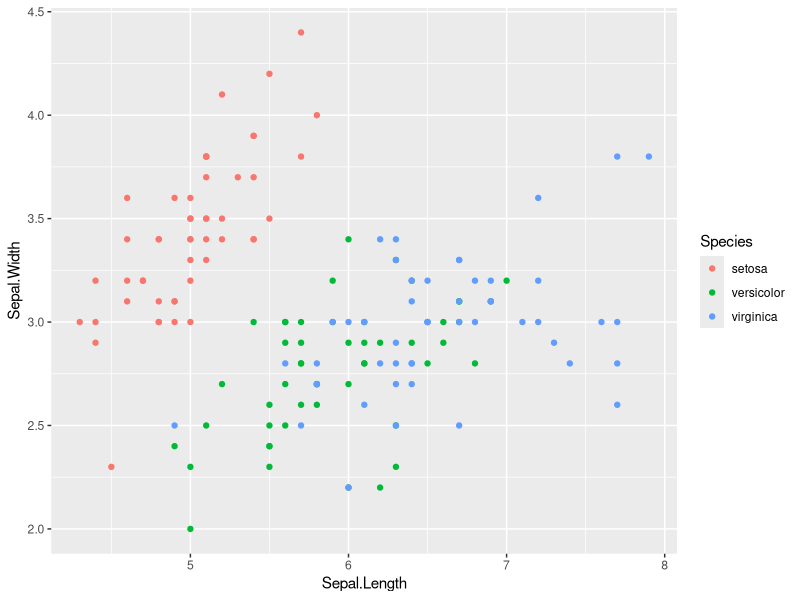
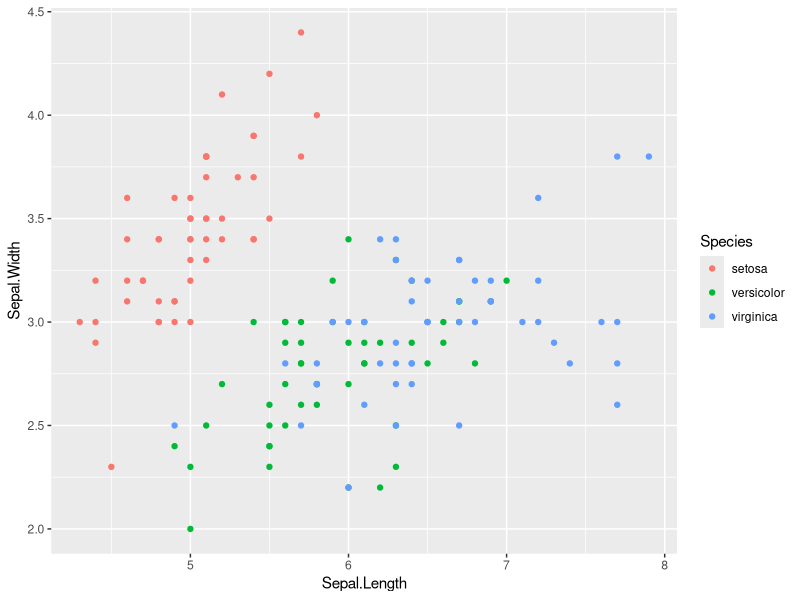
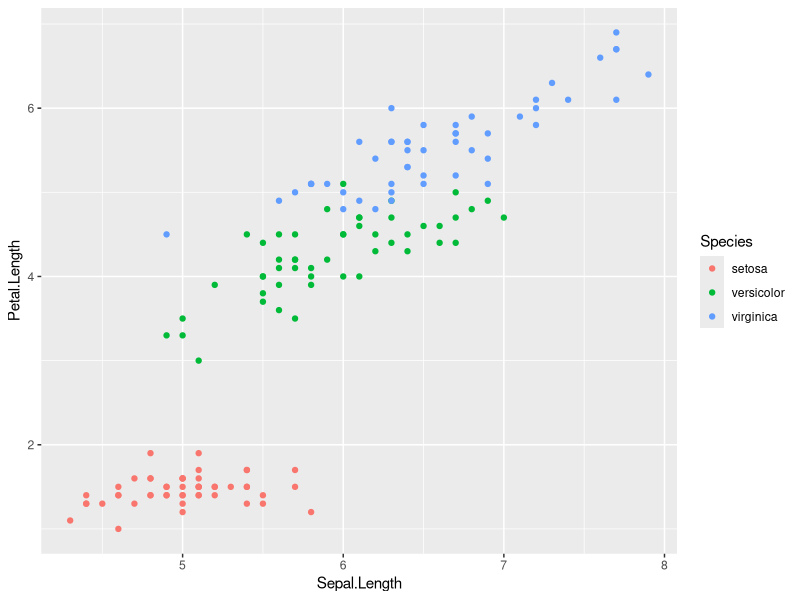

R code for these plots, in order:
## ---- chunk 1
x <- 5
x * 6
## ---- chunk 2
library(ggplot2)
ggplot(data = iris,
       mapping = aes(x = Sepal.Length, y = Sepal.Width, color = Species)) +
  geom_point()
## ---- chunk 3
head(iris)
## ---- chunk 4
#| echo: false
ggplot(data = iris,
       mapping = aes(x = Sepal.Length, y = Sepal.Width, color = Species)) +
  geom_point()
## ---- chunk 5
#| echo: false
ggplot(data = iris,
       mapping = aes(x = Sepal.Length, y = Petal.Length, color = Species)) +
  geom_point()
